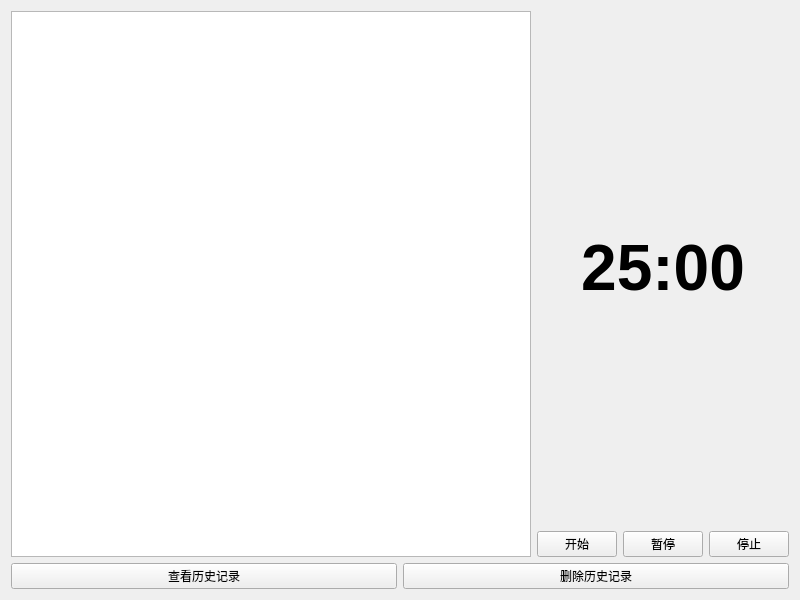
<?xml version="1.0" encoding="UTF-8"?>
<ui version="4.0">
 <class>PomodoroWidget</class>
 <widget class="QWidget" name="PomodoroWidget">
  <property name="geometry">
   <rect>
    <x>0</x>
    <y>0</y>
    <width>800</width>
    <height>600</height>
   </rect>
  </property>
  <property name="windowTitle">
   <string>番茄钟</string>
  </property>
  <layout class="QVBoxLayout" name="verticalLayout">
   <item>
    <layout class="QHBoxLayout" name="horizontalLayout">
     <item>
      <widget class="QListWidget" name="taskList">
       <property name="minimumWidth">
        <number>300</number>
       </property>
      </widget>
     </item>
     <item>
      <layout class="QVBoxLayout" name="verticalLayout_2">
       <item>
        <widget class="QLabel" name="timerLabel">
         <property name="font">
          <font>
           <pointsize>48</pointsize>
           <bold>true</bold>
          </font>
         </property>
         <property name="alignment">
          <set>Qt::AlignCenter</set>
         </property>
         <property name="text">
          <string>25:00</string>
         </property>
        </widget>
       </item>
       <item>
        <layout class="QHBoxLayout" name="horizontalLayout_2">
         <item>
          <widget class="QPushButton" name="startButton">
           <property name="text">
            <string>开始</string>
           </property>
          </widget>
         </item>
         <item>
          <widget class="QPushButton" name="pauseButton">
           <property name="text">
            <string>暂停</string>
           </property>
          </widget>
         </item>
         <item>
          <widget class="QPushButton" name="stopButton">
           <property name="text">
            <string>停止</string>
           </property>
          </widget>
         </item>
        </layout>
       </item>
      </layout>
     </item>
    </layout>
   </item>
   <item>
    <layout class="QHBoxLayout" name="horizontalLayout_3">
     <item>
      <widget class="QPushButton" name="historyButton">
       <property name="text">
        <string>查看历史记录</string>
       </property>
      </widget>
     </item>
     <item>
      <widget class="QPushButton" name="deleteHistoryButton">
       <property name="text">
        <string>删除历史记录</string>
       </property>
      </widget>
     </item>
    </layout>
   </item>
  </layout>
 </widget>
 <resources/>
 <connections/>
</ui>
